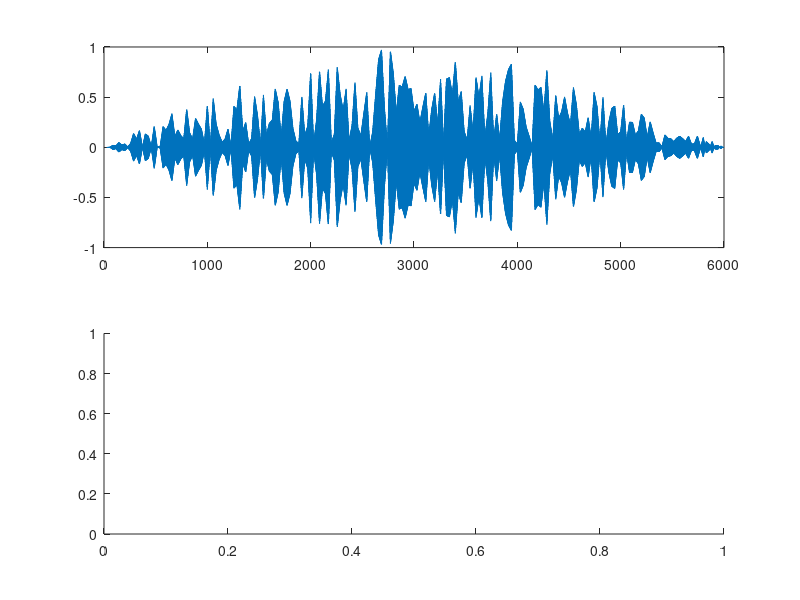

Recreate this plot in MATLAB. (Note: this script raises an error after producing the figure.)
%%
Fs = 2000;      % Samples per second
toneFreq = 1000;  % Tone frequency, in Hertz
nSeconds = 2;   % Duration of the sound
y = sin(linspace(0,nSeconds*toneFreq*2*pi,round(nSeconds*Fs)));

sound(y,Fs);  % Play sound at sampling rate Fs

%%
Fs = 2000;
toneFreq = 1000;  % Tone frequency, in Hertz
nSeconds = 3; 
y = sin(linspace(0,nSeconds*toneFreq*2*pi,round(nSeconds*Fs)));
r = sin(1:2:20);
amp = [rand(200,1);r'];
amp = interp1(amp,size(amp,1)/size(y,2):size(amp,1)/size(y,2):size(amp,1));
 
signal = y.*amp;



% Fs = 2000;
% toneFreq = 2000;  % Tone frequency, in Hertz
% nSeconds = 2; 
% y = sin(linspace(0,nSeconds*toneFreq*2*pi,round(nSeconds*Fs)));
% 
% amp = [rand(10,1);r'];
% amp = interp1(amp,size(amp,1)/size(y,2):size(amp,1)/size(y,2):size(amp,1));
%  
% signal(2,:) = y.*amp;

clf
subplot(211)
plot(signal(1,:));
subplot(212)
plot(signal(2,:),'r');
%%
sound(signal,Fs); 
